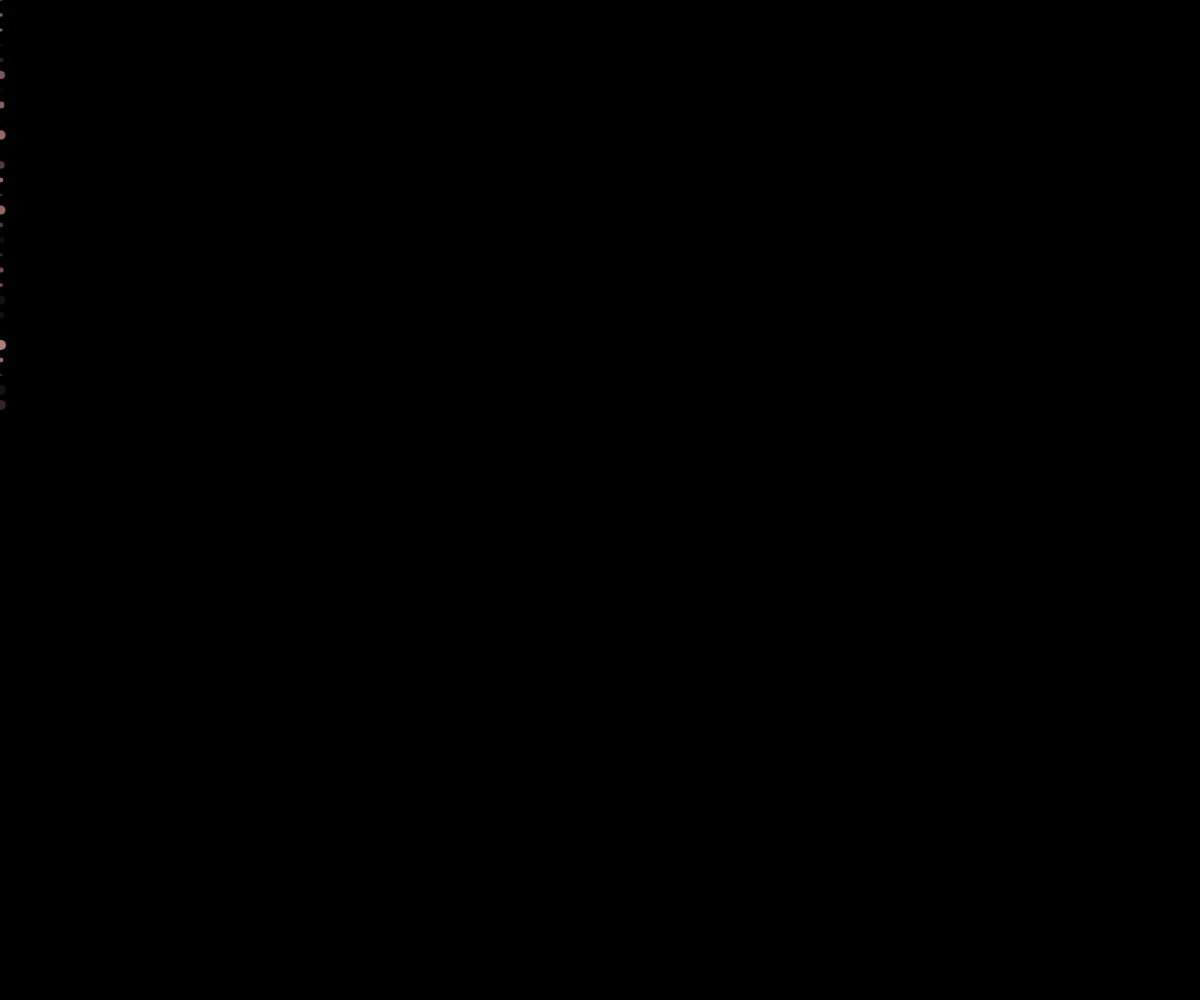
Frame 1 (no input)
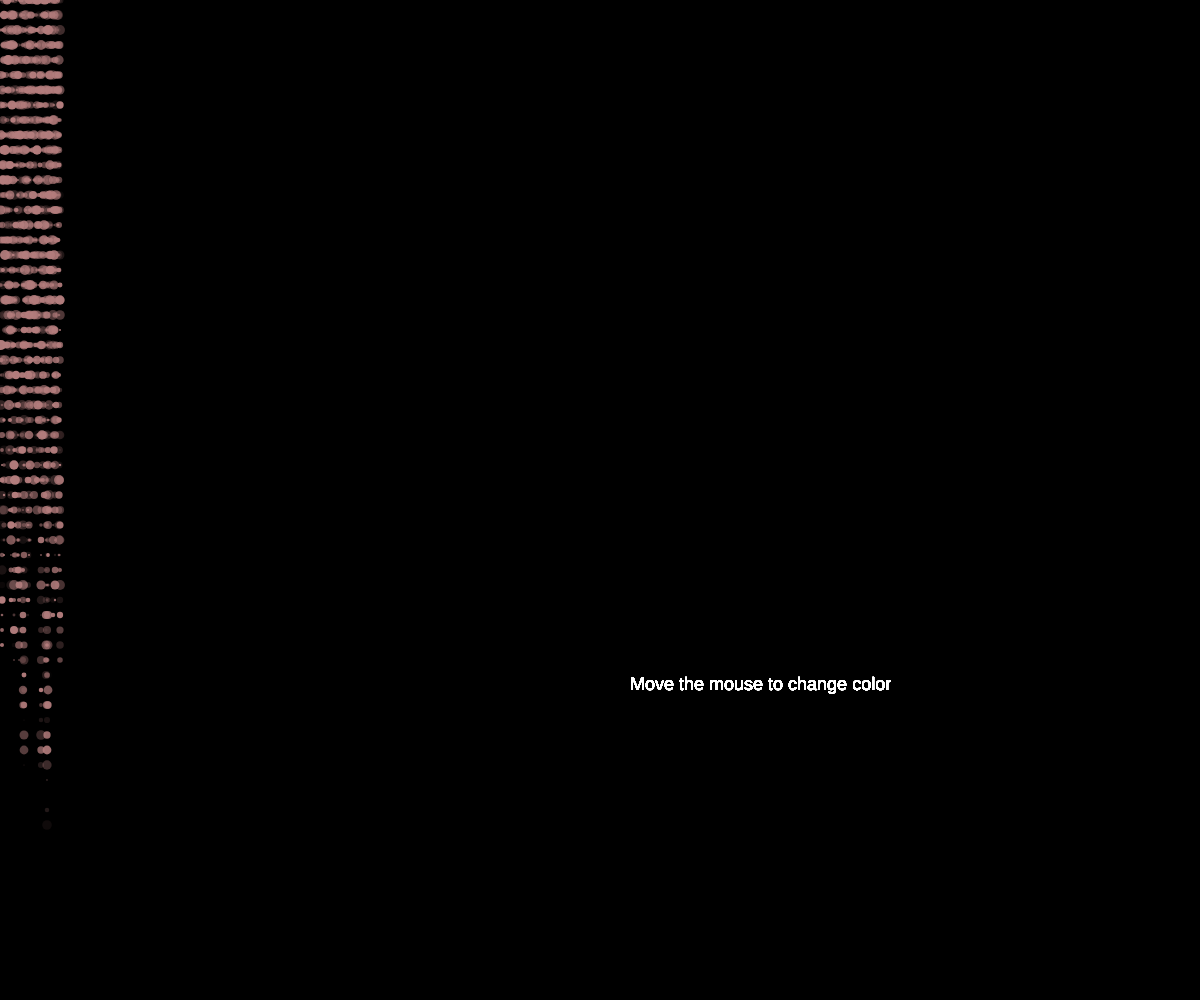
Frame 60 (no input)
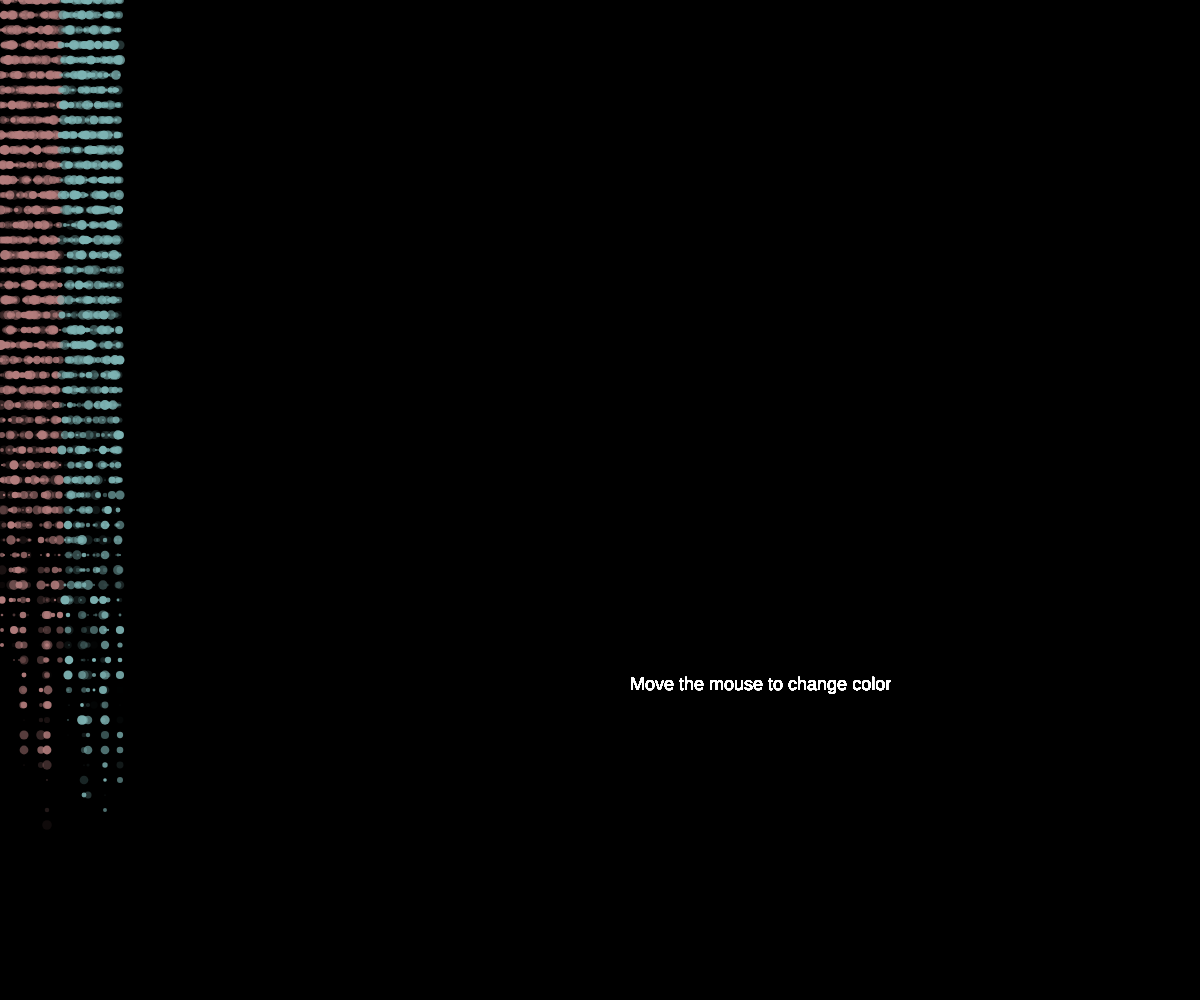
Frame 120 (the mouse pressed at the canvas centre since frame 60)

The p5.js sketch that drew these frames (run headless with seeded random() and noise() and a simulated clock; from frame 60 on, the mouse is pressed at the canvas centre):

// p5.js sketch
// ── sketch.js
function preload(){
  // put preload code here
}

function setup() {
  createCanvas(windowWidth,windowHeight);
  background("black");
  colorMode(HSB, 100);
  angleMode(DEGREES);
  // put setup code here
}

function draw() {

  for (let y = 0; y <= noise(frameCount) * windowHeight; y +=15)
  {
   push();
   fill(100*mouseX/windowWidth, 30, 70, random()*100);
   noStroke();
   ellipse(frameCount, y, random(10));
   pop();
  }

  textSize(18);
  text('Move the mouse to change color', 630, 690);
  fill("white");
  noStroke();

  // put drawing code here
}
